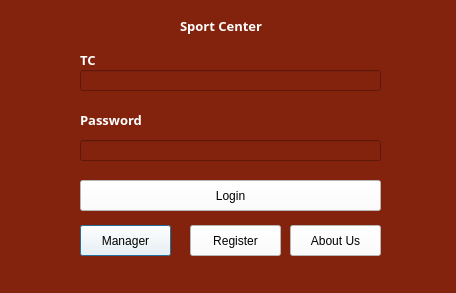
<?xml version="1.0" encoding="UTF-8"?>
<ui version="4.0">
 <class>Dialog</class>
 <widget class="QDialog" name="Dialog">
  <property name="geometry">
   <rect>
    <x>0</x>
    <y>0</y>
    <width>456</width>
    <height>293</height>
   </rect>
  </property>
  <property name="windowTitle">
   <string>Dialog</string>
  </property>
  <property name="styleSheet">
   <string notr="true">background-color: #83230E;
color: white;</string>
  </property>
  <widget class="QLineEdit" name="lineEdit">
   <property name="geometry">
    <rect>
     <x>80</x>
     <y>70</y>
     <width>301</width>
     <height>21</height>
    </rect>
   </property>
  </widget>
  <widget class="QLineEdit" name="lineEdit_2">
   <property name="geometry">
    <rect>
     <x>80</x>
     <y>140</y>
     <width>301</width>
     <height>21</height>
    </rect>
   </property>
  </widget>
  <widget class="QLabel" name="label_3">
   <property name="geometry">
    <rect>
     <x>80</x>
     <y>110</y>
     <width>131</width>
     <height>20</height>
    </rect>
   </property>
   <property name="font">
    <font>
     <family>Arial Black</family>
     <pointsize>10</pointsize>
     <weight>75</weight>
     <bold>true</bold>
    </font>
   </property>
   <property name="text">
    <string>Password</string>
   </property>
  </widget>
  <widget class="QLabel" name="label_4">
   <property name="geometry">
    <rect>
     <x>80</x>
     <y>50</y>
     <width>47</width>
     <height>20</height>
    </rect>
   </property>
   <property name="font">
    <font>
     <family>Arial Black</family>
     <pointsize>10</pointsize>
     <weight>75</weight>
     <bold>true</bold>
    </font>
   </property>
   <property name="text">
    <string>TC</string>
   </property>
  </widget>
  <widget class="QPushButton" name="managerButton">
   <property name="geometry">
    <rect>
     <x>80</x>
     <y>225</y>
     <width>91</width>
     <height>31</height>
    </rect>
   </property>
   <property name="styleSheet">
    <string notr="true">background-color: white; color: black</string>
   </property>
   <property name="text">
    <string>Manager</string>
   </property>
  </widget>
  <widget class="QPushButton" name="registerButton">
   <property name="geometry">
    <rect>
     <x>190</x>
     <y>225</y>
     <width>91</width>
     <height>31</height>
    </rect>
   </property>
   <property name="styleSheet">
    <string notr="true">background-color: white; color: black</string>
   </property>
   <property name="text">
    <string>Register</string>
   </property>
  </widget>
  <widget class="QPushButton" name="aboutUsbutton">
   <property name="geometry">
    <rect>
     <x>290</x>
     <y>225</y>
     <width>91</width>
     <height>31</height>
    </rect>
   </property>
   <property name="styleSheet">
    <string notr="true">background-color: white; color: black</string>
   </property>
   <property name="text">
    <string>About Us</string>
   </property>
  </widget>
  <widget class="QPushButton" name="loginButton">
   <property name="geometry">
    <rect>
     <x>80</x>
     <y>180</y>
     <width>301</width>
     <height>31</height>
    </rect>
   </property>
   <property name="styleSheet">
    <string notr="true">background-color: white; color: black</string>
   </property>
   <property name="text">
    <string>Login</string>
   </property>
  </widget>
  <widget class="QLabel" name="label_5">
   <property name="geometry">
    <rect>
     <x>180</x>
     <y>10</y>
     <width>181</width>
     <height>31</height>
    </rect>
   </property>
   <property name="font">
    <font>
     <family>Arial Black</family>
     <pointsize>10</pointsize>
     <weight>75</weight>
     <bold>true</bold>
    </font>
   </property>
   <property name="text">
    <string>Sport Center</string>
   </property>
  </widget>
 </widget>
 <resources/>
 <connections/>
</ui>
